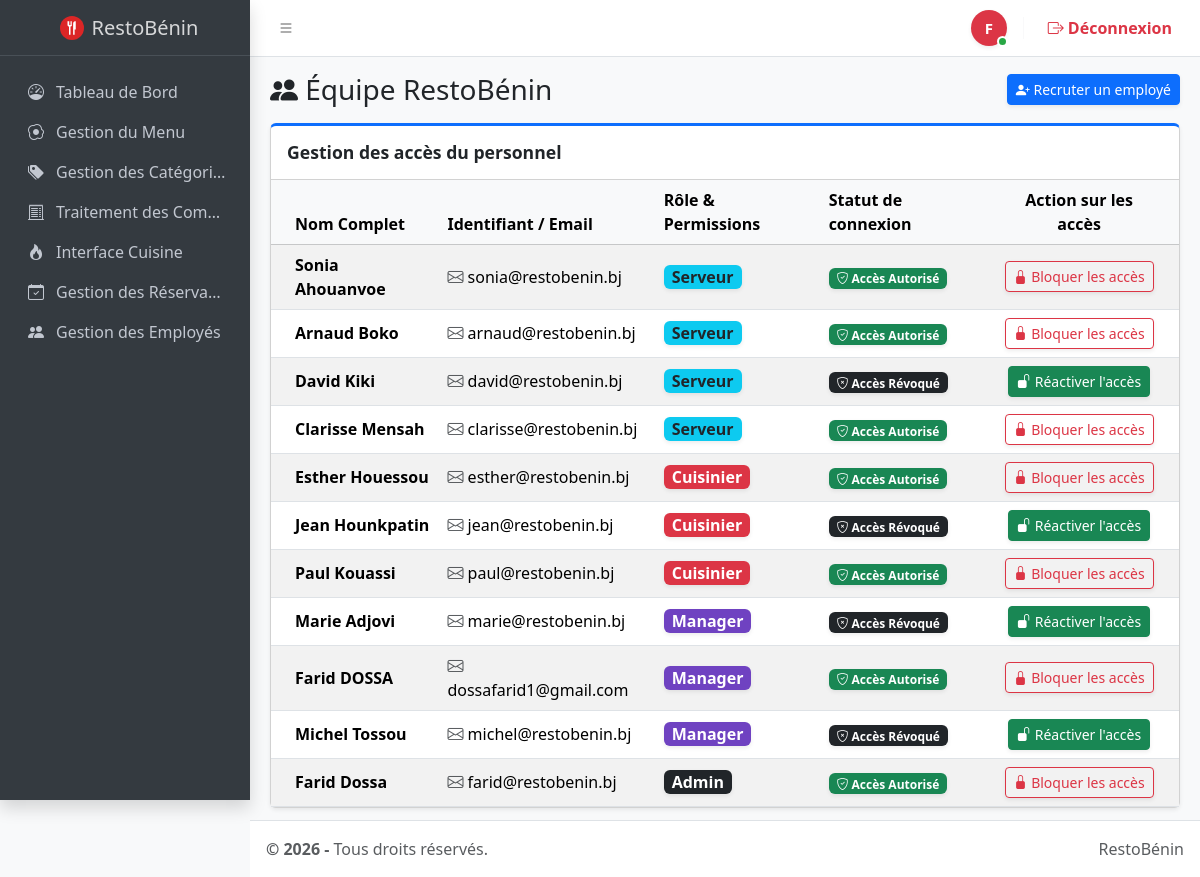
/pages/employes.php (signed in), run on the app's committed database.
### tables this page shows
CREATE TABLE `employes` (
  `id_employe` int(11) NOT NULL AUTO_INCREMENT,
  `nom` varchar(100) NOT NULL,
  `prenom` varchar(100) NOT NULL,
  `email` varchar(150) DEFAULT NULL,
  `mot_de_passe` varchar(255) NOT NULL,
  `telephone` varchar(20) DEFAULT NULL,
  `role` enum('serveur','cuisinier','manager','admin') NOT NULL,
  `date_creation` timestamp NOT NULL DEFAULT current_timestamp(),
  `statut` enum('actif','inactif') DEFAULT 'actif',
  PRIMARY KEY (`id_employe`),
  UNIQUE KEY `email` (`email`)
);

### pages/employes.php (the view, shortened to what this page needs)
<?php
require_once '../config/db.php';
$query = "SELECT id_employe, nom, prenom, email, role, statut, date_creation FROM employes ORDER BY role, nom ASC";
$employes = $pdo->query($query)->fetchAll();
include '../includes/header.php';
include '../includes/navbar.php';
include '../includes/sidebar.php';
?>
<main class="app-main">
    <div class="app-content-header">
        <div class="container-fluid">
            <div class="row align-items-center">
                <div class="col-sm-6">
                    <h3 class="mb-0"><i class="bi bi-people-fill text-dark"></i> Équipe RestoBénin</h3>
                </div>
                <div class="col-sm-6 text-end">
                    <button type="button" class="btn btn-primary shadow-sm btn-sm" data-bs-toggle="modal" data-bs-target="#modalAjoutEmploye">
                        <i class="bi bi-person-plus-fill text-white"></i> Recruter un employé
                    </button>
                </div>
            </div>
        </div>
    </div>
    <div class="app-content">
        <div class="container-fluid">
            <div class="card card-outline card-primary shadow-sm">
                <div class="card-header">
                    <h3 class="card-title fw-bold">Gestion des accès du personnel</h3>
                </div>
                <div class="card-body p-0">
                    <div class="table-responsive">
                        <table class="table table-striped table-hover align-middle mb-0">
                            <thead class="table-light">
                                <tr>
                                    <th>Nom Complet</th>
                                    <th>Identifiant / Email</th>
                                    <th>Rôle & Permissions</th>
                                    <th>Statut de connexion</th>
                                    <th class="text-center">Action sur les accès</th>
                                </tr>
                            </thead>
                            <tbody>
                                <?php if (empty($employes)): ?>
                                    <tr>
                                        <td colspan="5" class="text-center py-4 text-muted">Aucun employé enregistré pour le moment.</td>
                                    </tr>
                                <?php index: else: ?>
                                    <?php foreach ($employes as $emp):
                                        $roleBadge = 'bg-secondary text-white';
                                        if ($emp['role'] === 'manager') $roleBadge = 'bg-purple-custom';
                                        elseif ($emp['role'] === 'cuisinier') $roleBadge = 'bg-danger text-white';
                                        elseif ($emp['role'] === 'serveur') $roleBadge = 'bg-info text-dark';
                                        elseif ($emp['role'] === 'admin') $roleBadge = 'bg-dark text-white';
                                    ?>
                                        <tr>
                                            <td><strong><?php echo htmlspecialchars($emp['prenom'] . ' ' . $emp['nom']); ?></strong></td>
                                            <td><i class="bi bi-envelope text-muted"></i> <?php echo htmlspecialchars($emp['email']); ?></td>
                                            <td>
                                                <span class="badge <?php echo $roleBadge; ?> px-2 py-1 fs-6 shadow-sm">
                                                    <?php echo ucfirst($emp['role']); ?>
                                                </span>
                                            </td>
                                            <td>
                                                <?php if ($emp['statut'] === 'actif'): ?>
                                                    <span class="badge bg-success shadow-sm"><i class="bi bi-shield-check"></i> Accès Autorisé</span>
                                                <?php else: ?>
                                                    <span class="badge bg-dark shadow-sm"><i class="bi bi-shield-x"></i> Accès Révoqué</span>
                                                <?php endif; ?>
                                            </td>
                                            <td class="text-center">
                                                <form action="" method="POST" class="d-inline">
                                                    <?php if ($emp['statut'] === 'actif'): ?>
                                                        <button type="submit" name="changer_statut" class="btn btn-sm btn-outline-danger shadow-sm">
                                                            <i class="bi bi-lock-fill"></i> Bloquer les accès
                                                        </button>
                                                    <?php else: ?>
                                                        <button type="submit" name="changer_statut" class="btn btn-sm btn-success text-white shadow-sm">
                                                            <i class="bi bi-unlock-fill"></i> Réactiver l'accès
                                                        </button>
                                                    <?php endif; ?>
                                                </form>
                                            </td>
                                        </tr>
                                    <?php endforeach; ?>
                                <?php endif; ?>
                            </tbody>
                        </table>
                    </div>
                </div>
            </div>
        </div>
    </div>
</main>
<?php include '../includes/footer.php'; ?>

### pages/employes.php (style rules this page uses)
.bg-purple-custom { background-color: #6f42c1 !important; color: white !important; }

### data on the page
employes: prenom+nom "Sonia Ahouanvoe", email "sonia@restobenin.bj", role "Serveur", statut "actif" (drawn)
employes: prenom+nom "Arnaud Boko", email "arnaud@restobenin.bj", role "Serveur", statut "actif" (drawn)
employes: prenom+nom "David Kiki", email "david@restobenin.bj", role "Serveur", statut "inactif" (drawn)
employes: prenom+nom "Clarisse Mensah", email "clarisse@restobenin.bj", role "Serveur", statut "actif" (drawn)
employes: prenom+nom "Esther Houessou", email "esther@restobenin.bj", role "Cuisinier", statut "actif" (drawn)
employes: prenom+nom "Jean Hounkpatin", email "jean@restobenin.bj", role "Cuisinier", statut "inactif" (drawn)
employes: prenom+nom "Paul Kouassi", email "paul@restobenin.bj", role "Cuisinier", statut "actif" (drawn)
employes: prenom+nom "Marie Adjovi", email "marie@restobenin.bj", role "Manager", statut "inactif" (drawn)
employes: prenom+nom "Farid DOSSA", email "dossafarid1@gmail.com", role "Manager", statut "actif" (drawn)
employes: prenom+nom "Michel Tossou", email "michel@restobenin.bj", role "Manager", statut "inactif" (drawn)
employes: prenom+nom "Farid Dossa", email "farid@restobenin.bj", role "Admin", statut "actif" (drawn)

### other printed values
$initiale "F"
